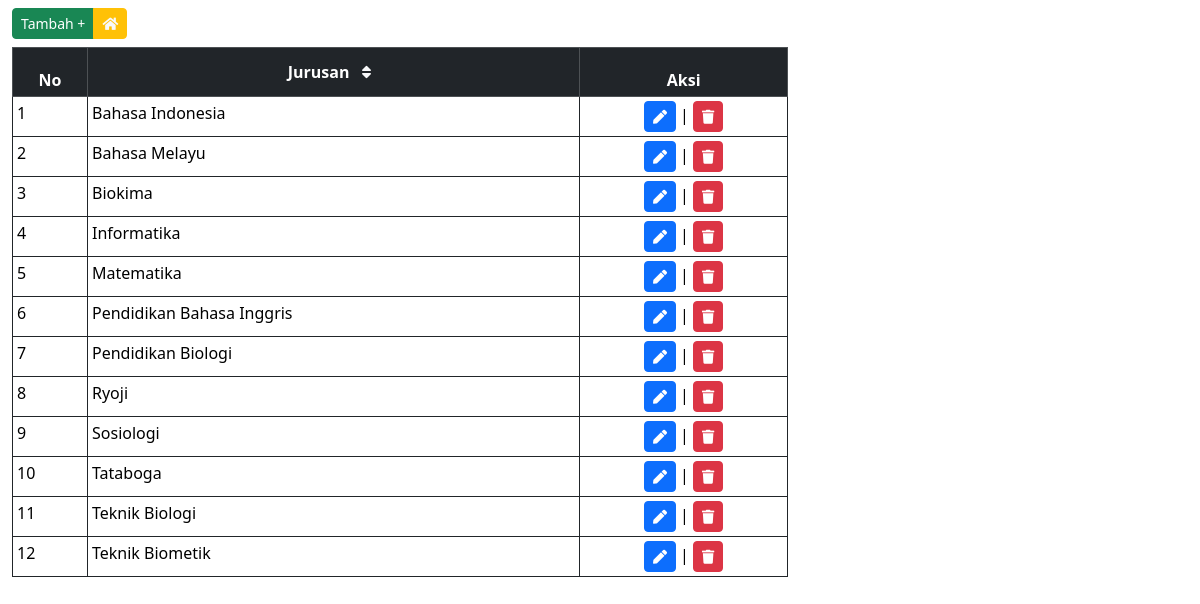
The page / on the database its author committed.
### tables this page shows
CREATE TABLE `jurusan` (
  `id_jurusan` int(11) NOT NULL,
  `nama_jurusan` varchar(50) DEFAULT NULL
);

### cor/config.php (called while the page is built, shortened)
<?php
function read($db,$tabel,$condisi){
    $con = con($db);
    $tampil = mysqli_query($con, "SELECT * FROM $tabel $condisi");
    return $tampil;
}
?>

### index.php (the view, shortened to what this page needs)
<?php
include 'cor/config.php';
$tampil_asc = read('mahasiswa', 'jurusan', ' ORDER by nama_jurusan ASC');
?>
<!DOCTYPE html>
<html lang="en">
<head>
</head>
<body>
<?php include 'navebar.php'?>
    <div class="container-fluid">
        <div class="input-group mt-2 mb-2">
            <button type="button" class="btn btn-sm btn-success" onclick="tampil()">Tambah +</button>
            <a class="btn btn-sm btn-warning text-light" href="index.php"><i class="fas fa-home"></i></a>
        </div>
        <div class="row">
            <div class="col-md-8">
                <table class="table table-hover table-bordered border-dark table-sm">
                    <thead class="table table-dark text-center" >
                        <tr>
                            <th>No</th>
                            <th>Jurusan
                                <button class="dropdown text-light" style="border: none;" data-bs-toggle="dropdown" aria-expanded="false"><i class="fas fa-sort"></i>
                                </button>
                            </th>
                            <th>Aksi</th>
                        </tr>
                    </thead>
                    <tbody>
                        <?php
                        $no = 0;
                        while($data = mysqli_fetch_assoc($tampil_asc)){
                            $no++;
                        ?>
                        <tr>
                            <td><?=$no?></td>
                            <td><?=$data['nama_jurusan']?></td>
                            <td class="text-center">
                                    <a class="btn btn-sm btn-primary" name="edit" href="edit.php?id=<?=$data['id_jurusan']?>">
                                    <i class="fas fa-pen"></i>
                                    </a> |
                                    <a class="btn btn-sm btn-danger" href="hapus.php?id=<?=$data['id_jurusan']?>">
                                    <i class="fas fa-trash"></i>
                                    </a>
                            </td>
                        </tr>
                        <?php
                        }
                        ?>
                    </tbody>
                </table>
            </div>
            <div class="col-md-4">
            </div>
        </div>
    </div>
</body>
</html>

### navebar.php (shortened to what this page needs)
<!DOCTYPE html>
<html lang="en">
<head>
    <link rel="stylesheet" href="bootstrap/css/bootstrap.min.css" type="text/css">
    <link rel="stylesheet" href="https://use.fontawesome.com/releases/v5.11.2/css/all.css">
    <link rel="stylesheet" href="https://cdnjs.cloudflare.com/ajax/libs/font-awesome/4.7.0/css/font-awesome.min.css">
</head>
<body>
</body>
</html>

### rows shown on the page
jurusan: nama_jurusan "Bahasa Indonesia"
jurusan: nama_jurusan "Bahasa Melayu"
jurusan: nama_jurusan "Biokima"
jurusan: nama_jurusan "Informatika"
jurusan: nama_jurusan "Matematika"
jurusan: nama_jurusan "Pendidikan Bahasa Inggris"
jurusan: nama_jurusan "Pendidikan Biologi"
jurusan: nama_jurusan "Ryoji"
jurusan: nama_jurusan "Sosiologi"
jurusan: nama_jurusan "Tataboga"
jurusan: nama_jurusan "Teknik Biologi"
jurusan: nama_jurusan "Teknik Biometik"
